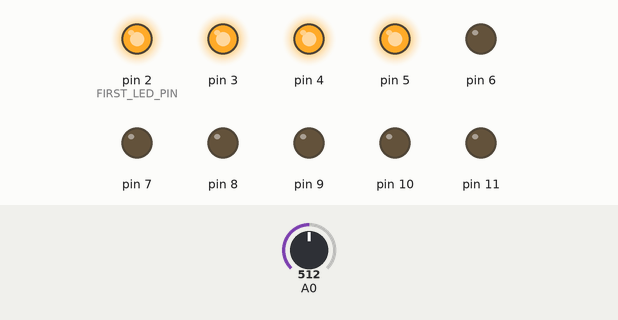
The sketch below on a simulated Arduino Uno, built with avr-gcc and run on an emulated ATmega328P. Parts: output pins drawn as LEDs (lit = HIGH). Inputs (shaded band) come from the test bench; at power-on: A0 = 512.

Above: at 1.2 s.
1.3 s: A0 set to 554
At 2.3 s:
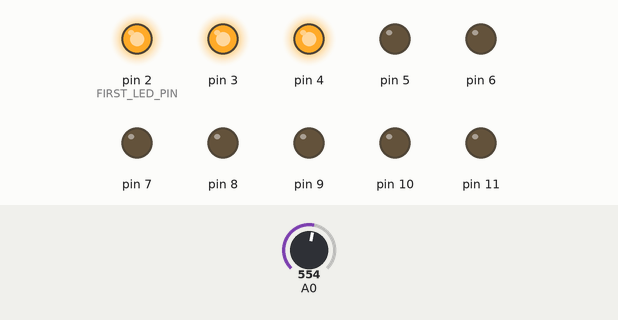
2.8 s: A0 set to 511
At 3.4 s:
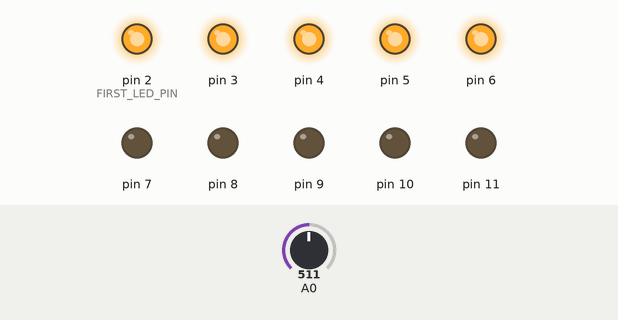
4.3 s: A0 set to 470
At 5.5 s:
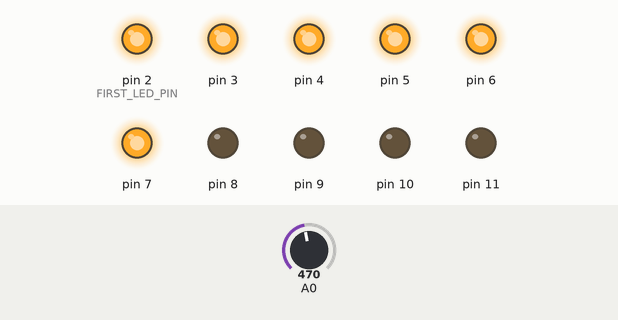
5.8 s: A0 set to 306
At 6.9 s:
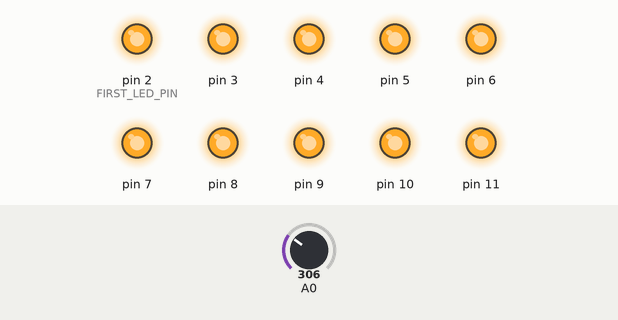
7.3 s: A0 set to 0
At 8.0 s:
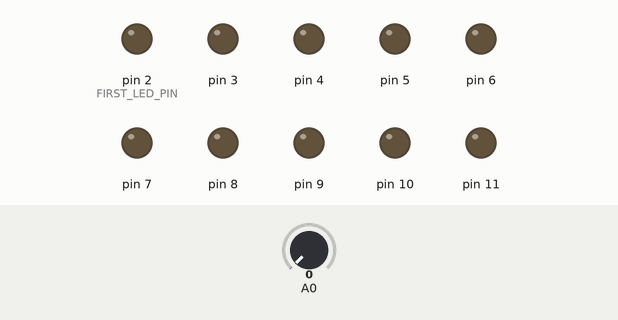
8.8 s: A0 set to 31
At 9.2 s:
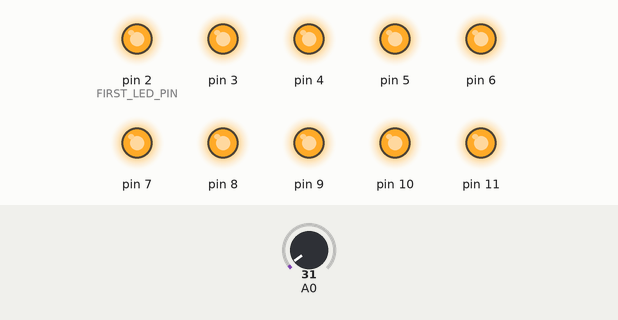
Timing chart, 0 to 11.3 s (numbered marks = the images above; inputs shaded):
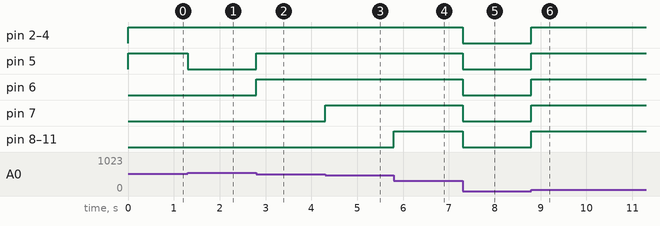

The sketch:

Termometr.ino
```cpp
#include <math.h>

#define FIRST_LED_PIN 2
#define LED_COUNT 10

void setup() {
  for (int i = 0; i < LED_COUNT; ++i)
    pinMode(i + FIRST_LED_PIN, OUTPUT);

}

void loop() {
  float voltage = analogRead(A0) * 5.0 / 1023.0;
  float temperature = 1.0 / (log(voltage / 2.5) / 4300.0 + 1.0 / 298.0) - 273.0;
  for (int i = 0; i < LED_COUNT; ++i)
  {
    boolean enableSegment = (temperature >= 21 + i);
    digitalWrite(FIRST_LED_PIN + i, enableSegment);
  }

}
```

Measured:
- the behaviour switches between 536 and 537 on A0 (found by bisection; images 0 and 1)
- the behaviour switches between 488 and 487 on A0 (found by bisection; images 2 and 3)
- after the input at 1.3 s, pin 5: HIGH → LOW at once
- after the input at 2.8 s, pin 5, pin 6: LOW → HIGH at once
- after the input at 4.3 s, pin 7: LOW → HIGH at once
- after the input at 5.8 s, pin 8–11: LOW → HIGH at once
- after the input at 7.3 s, pin 2 (FIRST_LED_PIN), pin 3–11: HIGH → LOW at once
- after the input at 8.8 s, pin 2 (FIRST_LED_PIN), pin 3–11: LOW → HIGH at once
